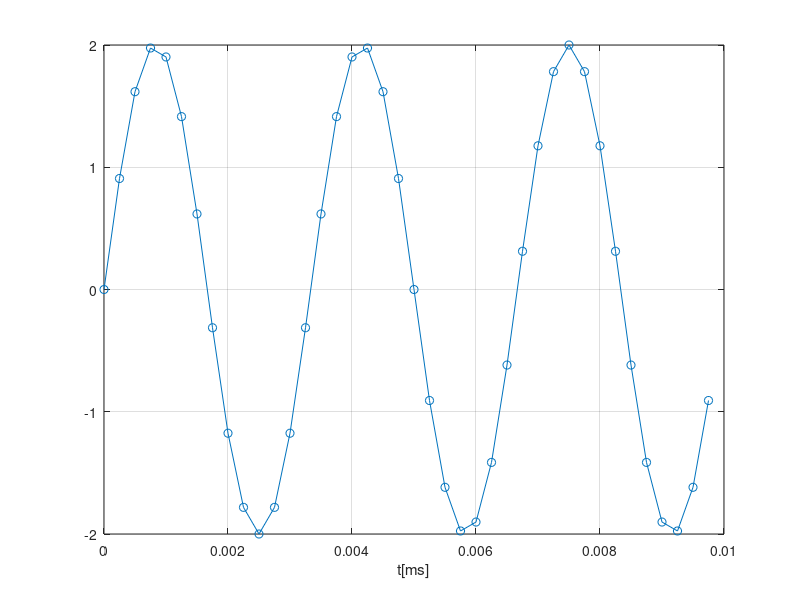

Here is the MATLAB script that generated this plot:
F0 = 300; Fs = 4000;
Tmax = 10^(-2); % durata semnalului 10 ms
Ts = 1/Fs;
t = 0:Ts:Tmax-Ts;
xa = 2*sin(2*pi*F0*t);
figure(2), plot(t,xa,'-o'), xlabel('t[ms]'), grid